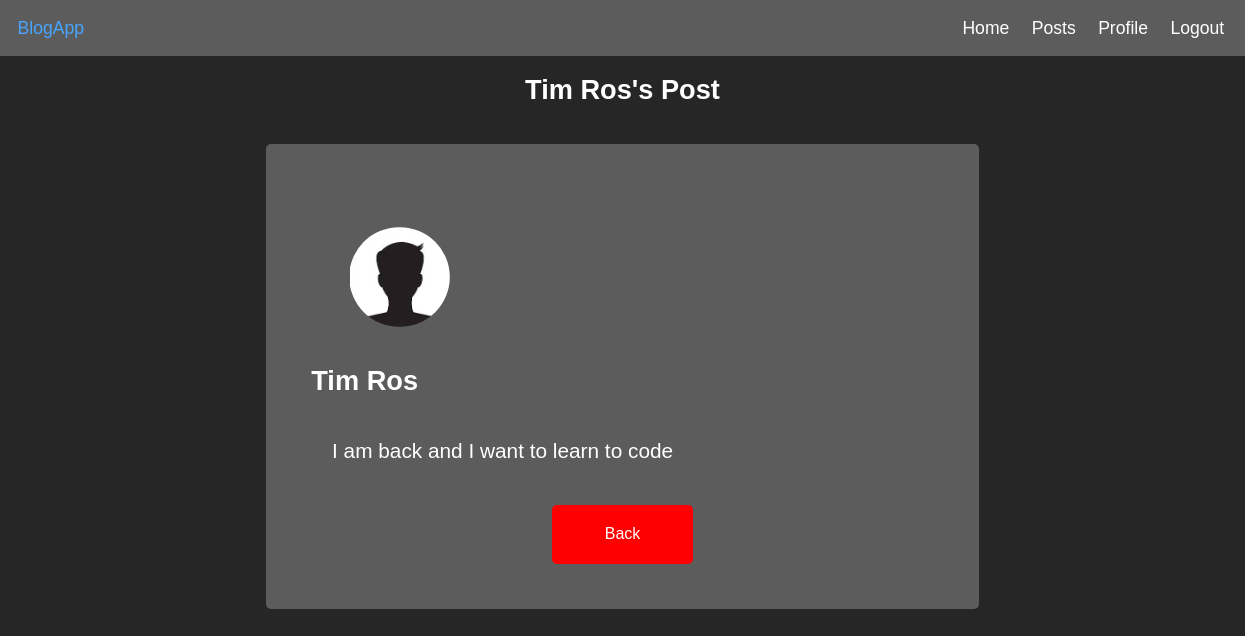
The app's page /user_post/2 (signed in) with its own data.
### App/models.py (models this page shows)
class User(db.Model, UserMixin):
    id = db.Column(db.Integer, primary_key = True)
    user_name = db.Column(db.String(50), nullable = False)
    email = db.Column(db.String(50), nullable = False, unique = True)
    password = db.Column(db.String(50), nullable = False)
    profile_filename = db.Column(db.String(50), default = 'profile pic.jpg')
    posts = db.relationship('Post')

class Post(db.Model):
    id = db.Column(db.Integer, primary_key = True)
    post_data = db.Column(db.String(250))
    user_id = db.Column(db.Integer, db.ForeignKey('user.id'))

### App/views.py (the view)
@views.route('/user_post/<int:id>')
@login_required
def view_post(id):
    post_to_view = Post.query.get(id)
    user = User.query.get(post_to_view.user_id)
    return render_template('view_user_post.html', user = user, post = post_to_view)

### App/__init__.py (called while the page is built)
def create_app():
    global folder
    global app
    app = Flask(__name__)
    app.config['SECRET_KEY'] = 'This is my key'
    app.config['SQLALCHEMY_DATABASE_URI'] = f'sqlite:///{DB_NAME}'
    app.config['UPLOAD_FOLDER'] = UPLOAD_FOLDER
    folder = app.config['UPLOAD_FOLDER']
    from .auth import auth
    from .views import views
    app.register_blueprint(auth, url_prefix = '/')
    app.register_blueprint(views, url_prefix = '/')
    db.init_app(app)
    create_database(app)
    login_manager = LoginManager()
    login_manager.login_view = 'auth.login'
    login_manager.init_app(app)
    from .models import User
    @login_manager.user_loader
    def load_user(id):
        return User.query.get(int(id))
    return app

### App/templates/view_user_post.html (shortened to what this page needs)
{% extends "base.html" %}
{% block Content %}
    <div class="navbar">
        <p>BlogApp</p>
        <ul class = 'nav-list'>
            <li><a href="/"> Home </a></li>
            <li><a href="/post_view"> Posts </a></li>
            <li><a href="/my-profile" >Profile</a></li>
            <li><a href="/logout" >Logout</a></li>
        </ul>
    </div>
    <h1 align = "center"> {{user.user_name}}'s Post </h1>
            {% if post %}
                    <div class="post-container">
                        <div class="post">
                            <img src="{{ url_for('static', filename = 'img/' + user.profile_filename )}}" width = "100px" height="100px">
                            <h1>{{ user.user_name }}</h1>
                            <p>{{ post.post_data }}</p>
                            <div class="post-button">
                                <a href="/post_view" class ="delete-post">Back</a>
                            </div>
                        </div>
                    </div>
            {% else %}
                    <h1>No post here...</h1>
            {% endif %}
{% endblock %}

### App/static/styles.css (style rules this page uses)
body { margin: 0; padding: 0; font-family: Arial, Helvetica, sans-serif; box-sizing: border-box; background-color: rgb(39, 38, 38); scroll-snap-type:proximity; }
.navbar { background-color: rgb(92, 92, 92); padding: 0 1.1rem; display: flex; width: 100%; justify-content: space-between; align-items: center; }
.navbar p { color: rgb(71, 165, 253); font-size: 1.1rem; }
.navbar .nav-list { list-style-type: none; display: flex; gap: 1.4rem; margin-right: 2.4rem; }
.navbar li a { color: white; text-align: center; text-decoration: none; font-size: 1.1rem; transition: all 0.5s; }
h1 { color: white; font-size:1.7rem; }
.post-container { display: flex; justify-content: center; align-items: center; }
.post { padding: 2.8rem; background-color:rgb(92, 92, 92); margin: 1.2rem; border-radius: 5px; width: 50%; }
.post p { color:white; padding: 1.3rem; font-size: 1.3rem; }
.post img { border-radius:50%; margin: 1.2rem; display: flex; justify-content: center; object-fit: cover; padding: 1.2rem; }
.post-button { display: flex; justify-content:space-around; }
.delete-post { background-color: rgb(255, 0, 0); color:white; text-align: center; text-decoration: none; padding: 1.3rem; width: 100px; border-radius: 5px; transition: all 0.2s; }

### records on screen
User: user_name "Tim Ros", profile_filename (picture)
Post: post_data "I am back and I want to learn to code"
